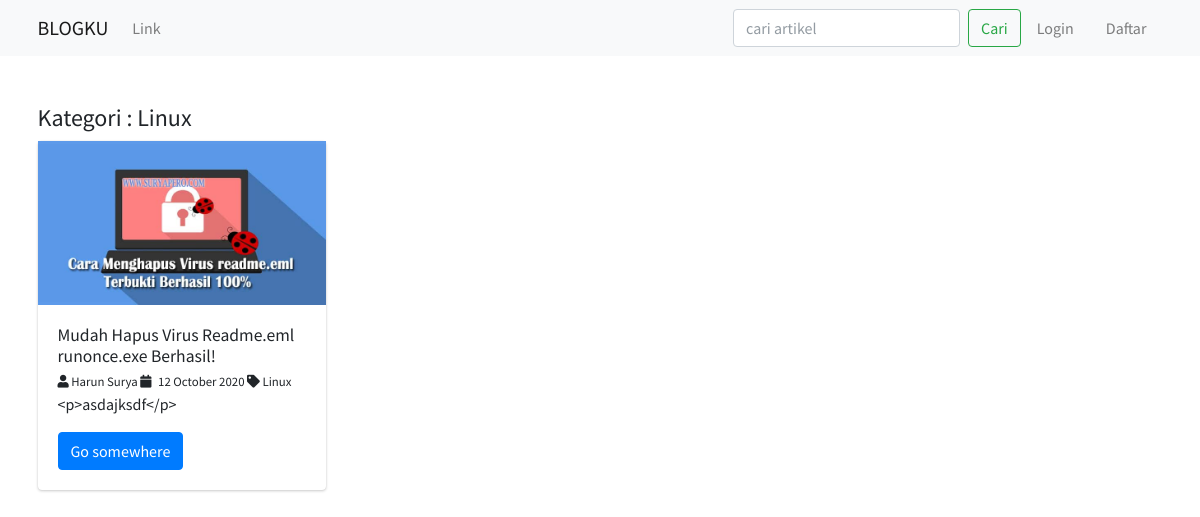
The app's page /kategori/linux with its own data.
### tables this page shows
CREATE TABLE `artikel` (
  `id_artikel` int(11) NOT NULL,
  `judul` varchar(200) NOT NULL,
  `isi_artikel` text NOT NULL,
  `slug` varchar(200) NOT NULL,
  `gambar_artikel` varchar(256) NOT NULL,
  `id_kategori` int(11) NOT NULL,
  `tag` varchar(100) NOT NULL,
  `tanggal` date NOT NULL,
  `id_penulis` int(11) NOT NULL,
  `dilihat` int(11) NOT NULL DEFAULT 0,
  `suka` int(11) NOT NULL DEFAULT 0,
  `dislike` int(11) NOT NULL DEFAULT 0,
  `status` int(11) NOT NULL COMMENT '0 = draft\r\n1 = publish'
);

CREATE TABLE `penulis` (
  `id_penulis` int(11) NOT NULL,
  `id_user` int(11) NOT NULL,
  `tgl_daftar` date NOT NULL,
  `nama_penulis` varchar(50) NOT NULL,
  `foto_penulis` varchar(256) NOT NULL,
  `desk_penulis` varchar(150) NOT NULL,
  `status` int(11) NOT NULL
);

CREATE TABLE `kategori` (
  `id_kategori` int(11) NOT NULL,
  `nama_kategori` varchar(100) NOT NULL
);

### application/controllers/Home.php (called while the page is built, shortened)
<?php
class Home extends CI_Controller {
	public function __construct()
	{
		$this->load->model('Artikel_model');
		$this->load->model('Kategori_model');
		$this->load->library('form_validation');
	}
	public function kategori($kategori)
	{
		$data['user'] = $this->db->get_where('users', ['username' => $this->session->userdata('username')])->row_array();
		$data['title'] = 'Kategori ' . ucfirst($kategori);
		$table1 = 'penulis';
		$table2 = 'kategori';
		$data['kategorilist'] = $this->Artikel_model->getDetailKategori($table1, $table2 ,$kategori)->result_array();
		$data['hasilKategori'] = $kategori;
		$this->load->view('themeplates/header', $data);
		$this->load->view('themeplates/navbar', $data);
		$this->load->view('home/kategori/index', $data);
		$this->load->view('themeplates/footer');
	}
}

### index.php (called while the page is built, shortened)
<?php
require_once BASEPATH.'core/CodeIgniter.php';

### application/models/Artikel_model.php (called while the page is built, shortened)
<?php
class Artikel_model extends CI_Model {
	public function getDetailKategori($table1, $table2, $kategori)
	{
		$this->db->join("$table1", "$table1.id_penulis = artikel.id_penulis");
		$this->db->join("$table2", "$table2.id_kategori = artikel.id_kategori");
		$this->db->where("kategori.nama_kategori", "$kategori");
		return $this->db->get('artikel');
	}
}

### application/views/home/kategori/index.php (the view)
<div class="container py-5">
	<div class="row">
		<div class="col-md-6">
			<h4>Kategori : <?= ucfirst($hasilKategori); ?></h4>
			<?php foreach($kategorilist as $k) : ?>
				<div class="card" style="width: 18rem;">
				  <img src="<?= base_url('assets/theme_admin/img/artikel/') . $k['gambar_artikel']; ?>" class="card-img-top" alt="...">
				  <div class="card-body">
				    <h5 class="card-title"><?= $k['judul']; ?></h5>
			      <small>
          		<i class="fas fa-user"></i> <?= $k['nama_penulis']; ?>
          		<?php $tgl = date_create($k['tanggal']); ?>
          		<i class="fas fa-calendar pr-1"></i> <?= date_format($tgl, 'd F Y'); ?>
          		<i class="fas fa-tag"></i> <?= $k['nama_kategori']; ?>
			      </small>
				    <p class="card-text"><?= word_limiter($k['isi_artikel'], 70) ?></p>
				    <a href="#" class="btn btn-primary">Go somewhere</a>
				  </div>
				</div>
			<?php endforeach; ?>
		</div>
	</div>
</div>

### records on screen
artikel: gambar_artikel (picture), judul "Mudah Hapus Virus Readme.eml runonce.exe Berhasil!", id_penulis.nama_penulis "Harun Surya", tanggal "12 October 2020", id_kategori.nama_kategori "Linux", isi_artikel "<p>asdajksdf</p>"

### other values on screen
$hasilKategori "Linux"
